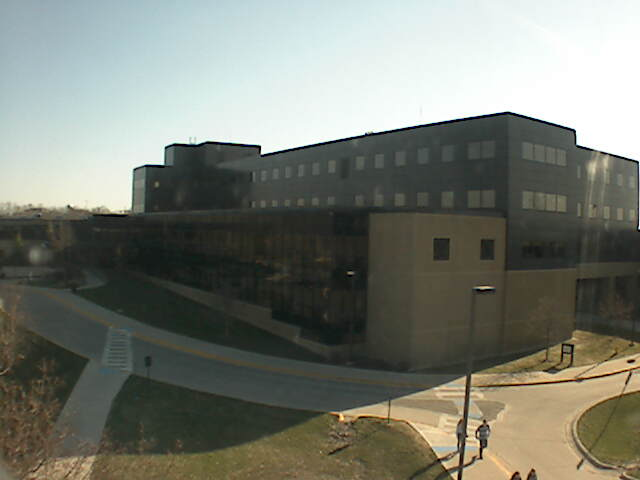
#> input picture images/img1.jpg, 640 x 480 px, found by its file name
$ python RBG_Det.py   (older library calls are emulated)
#> lines starting #> are read from the running program, lines starting #| are printed output that depends on the picture; after the words box and inside, x2 and y2 are one past the last pixel; in counts of white or black regions, pixels touching at a corner belong together
import cv2
import numpy as np
from scipy import spatial
import os

def make_mask(b, image):
    mask = np.zeros((image.shape[0], image.shape[1], 1), dtype=np.uint8)
    for xx, yy in enumerate(b):
        mask[yy:, xx] = 255

    return mask


def display_mask(b, image, color=[0, 0, 255]):
    result = image.copy()
    overlay = np.full(image.shape, color, image.dtype)

"""display(
        cv2.addWeighted(
            cv2.bitwise_and(overlay, overlay, mask=make_mask(b, image)),
            1,
            image,
            1,
            0,
            result
        )
    )"""


def display_cv2_image(image):
    return cv2.imencode('.png', image)[1].tostring()


if __name__ == '__main__':

    def color_to_gradient(image):
        gray = cv2.cvtColor(input_image, cv2.COLOR_BGR2GRAY)
        return np.hypot(
        cv2.Sobel(gray, cv2.CV_64F, 1, 0),
        cv2.Sobel(gray, cv2.CV_64F, 0, 1)
         )


def energy(b_tmp, image):
    sky_mask = make_mask(b_tmp, image)

    ground = np.ma.array(
        image,
        mask=cv2.cvtColor(cv2.bitwise_not(sky_mask), cv2.COLOR_GRAY2BGR)
    ).compressed()
    sky = np.ma.array(
        image,
        mask=cv2.cvtColor(sky_mask, cv2.COLOR_GRAY2BGR)
    ).compressed()
    ground.shape = (ground.size//3, 3)
    sky.shape = (sky.size//3, 3)

    sigma_g, mu_g = cv2.calcCovarMatrix(
        ground,
        None,
        cv2.COVAR_NORMAL | cv2.COVAR_ROWS | cv2.COVAR_SCALE
    )
    sigma_s, mu_s = cv2.calcCovarMatrix(
        sky,
        None,
        cv2.COVAR_NORMAL | cv2.COVAR_ROWS | cv2.COVAR_SCALE
    )

    y = 2

    return 1 / (
        (y * np.linalg.det(sigma_s) + np.linalg.det(sigma_g)) +
        (y * np.linalg.det(np.linalg.eig(sigma_s)[1]) +
            np.linalg.det(np.linalg.eig(sigma_g)[1]))
    )

def calculate_border(grad, t):
    sky = np.full(grad.shape[1], grad.shape[0])

    for x in range(grad.shape[1]):
        border_pos = np.argmax(grad[:, x] > t)

        # argmax hax return 0 if nothing is > t
        if border_pos > 0:
            sky[x] = border_pos

    return sky


def calculate_border_optimal(image, thresh_min=5, thresh_max=600, search_step=5):
    grad = color_to_gradient(image)

    n = ((thresh_max - thresh_min) // search_step) + 1

    b_opt = None
    jn_max = 0

    for k in range(1, n + 1):
        t = thresh_min + ((thresh_max - thresh_min) // n - 1) * (k - 1)

        b_tmp = calculate_border(grad, t)
        jn = energy(b_tmp, image)

        if jn > jn_max:
            jn_max = jn
            b_opt = b_tmp

    return b_opt

def no_sky_region(bopt, thresh1, thresh2, thresh3):
    border_ave = np.average(bopt)
    asadsbp = np.average(np.absolute(np.diff(bopt)))

    return border_ave < thresh1 or (border_ave < thresh2 and asadsbp > thresh3)

def partial_sky_region(bopt, thresh4):
    return np.any(np.diff(bopt) > thresh4)

# [73 lines left out: function refine_sky, not called in this run]

def detect_sky(image):
    #display(input_image)

    bopt = calculate_border_optimal(image)

    if no_sky_region(bopt, image.shape[0]/30, image.shape[0]/4, 5):
        print("No sky detected")
        return

    display_mask(bopt, image)

    if partial_sky_region(bopt, image.shape[1]/3):
        bnew = refine_sky(bopt, image)

        display_mask(bnew, image)
    cv2.imwrite("C:/Users/Prayag/PycharmProjects/SIH2020/img2.png", image)


# input_image = cv2.imread("fixtures/full_sky.png")
input_image = cv2.imread("C:/Users/Prayag/PycharmProjects/SIH2020/img1.jpg")
#> input_image is the input picture: shape (480, 640, 3); mean B, G, R 114.2, 124.1, 121.2
# input_image = cv2.imread("fixtures/no_sky.png")

detect_sky(input_image)
#> in color_to_gradient, `gray = cv2.cvtColor(input_image, cv2.COLOR_BGR2GRAY)`:
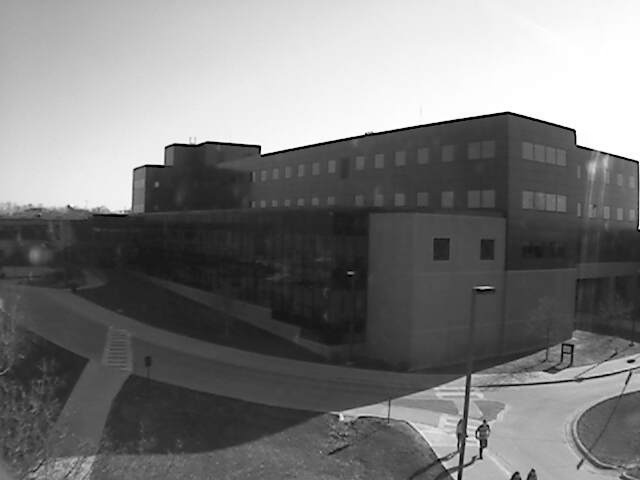
#> gray: shape (480, 640); min 0, max 255, mean 122.1
#> in color_to_gradient, `return np.hypot( cv2.Sobel(gray, cv2.CV_64F, 1, 0), cv2.Sobel(gray, cv..`:
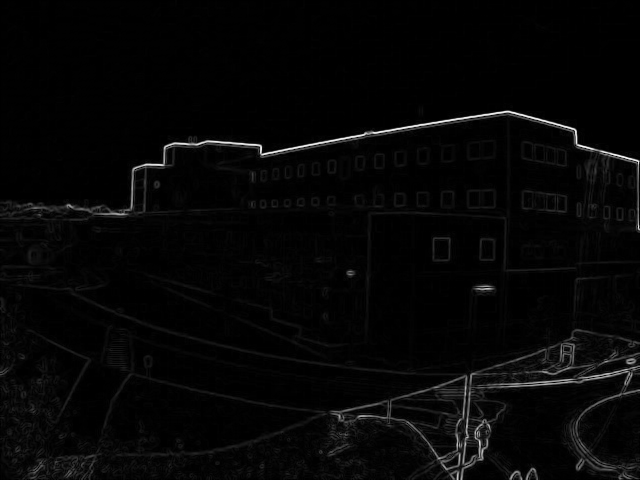
#> returned value: shape (480, 640) float64; min 0, max 1054.3, mean 26.8; drawn with min black and max white
#> the loop in calculate_border_optimal, `for k in range(1, n + 1):` made 120 passes
#> (mu_g in energy, mu_s in energy, jn_max) on passes 1 to 11: ([[111.8, 121.8, 119]], [[137.1, 146, 142.4]], 6.15e-09), ([[97.15, 108.6, 107.2]], [[224.8, 224.8, 212.2]], 2.11e-08), ([[85.85, 98.2, 97.82]], [[228.8, 229.1, 215.9]], 2.68e-08), ([[66.2, 79.86, 81.07]], [[229.5, 230.6, 217.7]], 6.94e-08), ([[63.67, 77.48, 78.87]], [[229.7, 230.8, 218.1]], 9.35e-08), ([[62.78, 76.61, 78]], [[231.1, 232.2, 219.5]], 1.14e-07), ([[62.43, 76.28, 77.69]], [[231.1, 232.3, 219.6]], 1.21e-07), ([[62.05, 75.92, 77.33]], [[231.2, 232.4, 219.7]], 1.3e-07), ([[61.83, 75.71, 77.13]], [[231.3, 232.4, 219.8]], 1.36e-07), ([[61.73, 75.62, 77.04]], [[231.3, 232.4, 219.8]], 1.39e-07), ([[61.6, 75.49, 76.91]], [[231.3, 232.5, 219.9]], 1.43e-07)
#> (mu_g in energy, mu_s in energy, jn) on passes 43 to 48: ([[60.84, 74.74, 76.19]], [[230.9, 232.2, 219.7]], 1.61e-07), ([[60.84, 74.73, 76.19]], [[230.9, 232.2, 219.7]], 1.61e-07), ([[60.82, 74.72, 76.17]], [[230.9, 232.2, 219.7]], 1.61e-07), ([[60.82, 74.71, 76.17]], [[230.6, 232, 219.5]], 1.56e-07), ([[60.81, 74.7, 76.15]], [[230.1, 231.5, 219.1]], 1.48e-07), ([[60.81, 74.7, 76.14]], [[229.6, 231.1, 218.7]], 1.42e-07)
#> pass 1, in energy, `sky_mask = make_mask(b_tmp, image)`:
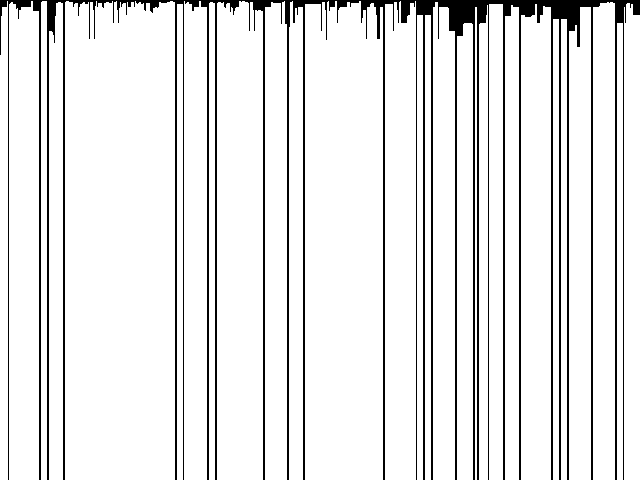
#> sky_mask: shape (480, 640, 1); 90.5% white; black in thin lines or dots
#> pass 2, in energy (call 2), `sky_mask = make_mask(b_tmp, image)`:
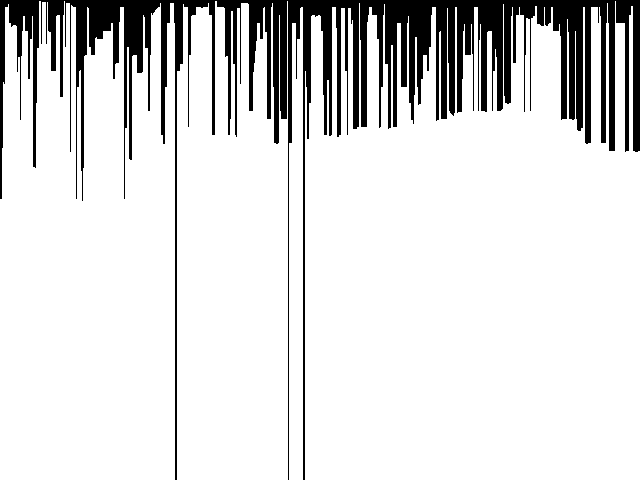
#> sky_mask: shape (480, 640, 1); 86.7% white; 1 black region, box (x1, y1, x2, y2) and area: (0, 0, 640, 480) 40936
#> pass 3, in energy (call 3), `sky_mask = make_mask(b_tmp, image)`:
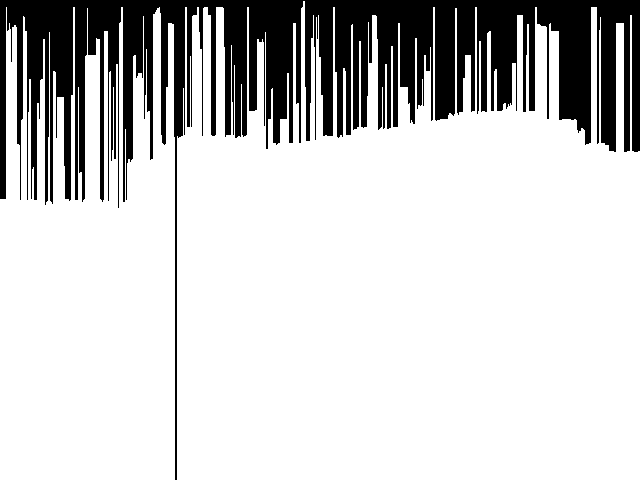
#> sky_mask: shape (480, 640, 1); 80.2% white; 1 black region, box (x1, y1, x2, y2) and area: (0, 0, 640, 480) 60845
#> after the loop in calculate_border_optimal, `for k in range(1, n + 1):`: b_opt = 640 values, max 214 at index 0, min 110 at index 505, mean 150.2; jn_max = 1.66e-07
#> in detect_sky, `bopt = calculate_border_optimal(image)`: bopt has the same summary as b_opt in calculate_border_optimal
#> in no_sky_region, `border_ave = np.average(bopt)`: border_ave = 150.2
#> in no_sky_region, `asadsbp = np.average(np.absolute(np.diff(bopt)))`: asadsbp = 0.479
#> in display_mask, `overlay = np.full(image.shape, color, image.dtype)`:
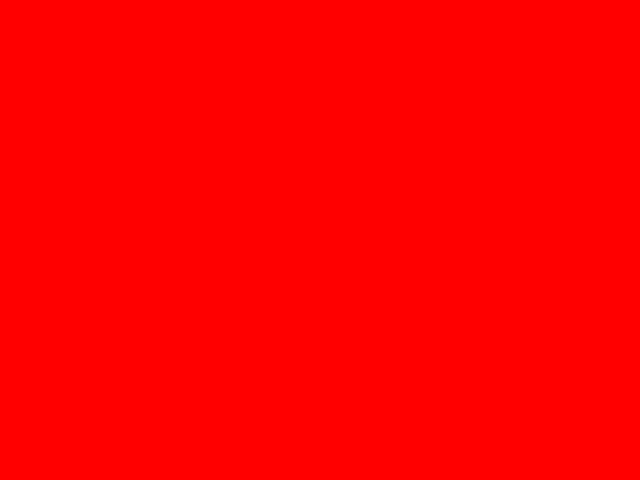
#> overlay: shape (480, 640, 3); mean B, G, R 0, 0, 255
